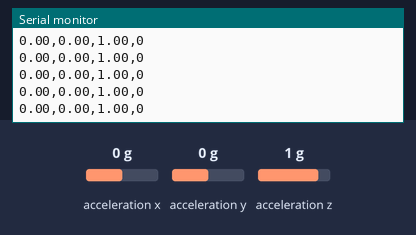
Simulated run of this sketch. Board: Arduino Nano 33 IoT. Shown: the last lines printed to the serial monitor. The test bench sets the inputs (shaded band); at power-on: acceleration x 0 g, acceleration y 0 g, acceleration z 1 g.

Above: at 1.2 s.
1.3 s: acceleration x set to -1.4 g
At 1.35 s:
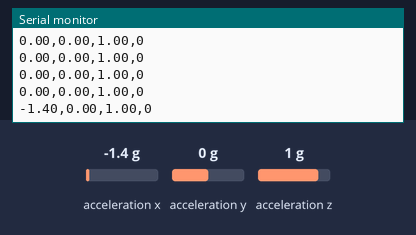
2.8 s: acceleration y set to -1.4 g
At 2.84 s:
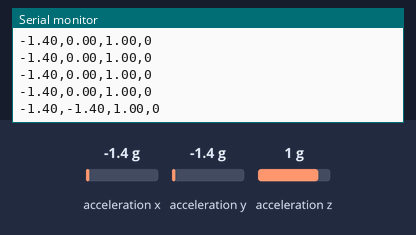
4.3 s: acceleration z set to -1.4 g
At 4.34 s:
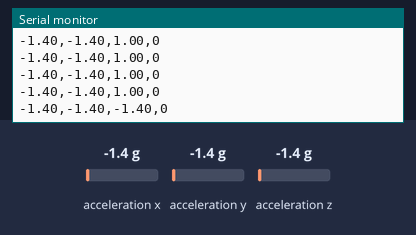

The sketch:

crash.ino
```cpp
#include <Arduino_LSM6DS3.h>
const float CRASH_THRESHOLD = 0.8; // g, low for testing
const unsigned long CRASH_DURATION = 1000; // keep crash HIGH for 1 second
unsigned long crashStartTime = 0;
int crash = 0;
void setup() {
  Serial.begin(115200);
  while (!Serial);
  if (!IMU.begin()) {
    Serial.println("Failed to initialize IMU!");
    while (1);
  }
  Serial.println("Arduino Crash Detection Started");
}
void loop() {
  float ax, ay, az;
  if (IMU.accelerationAvailable()) {
    IMU.readAcceleration(ax, ay, az);
    float g = sqrt(ax*ax + ay*ay + az*az)/9.81;

    // Detect crash
    if (g > CRASH_THRESHOLD) {
      crash = 1;
      crashStartTime = millis();
    }
    // Keep crash HIGH for CRASH_DURATION
    if (crash == 1 && (millis() - crashStartTime > CRASH_DURATION)) {
      crash = 0;
    }
    // Send data to Python
    Serial.print(ax); Serial.print(",");
    Serial.print(ay); Serial.print(",");
    Serial.print(az); Serial.print(",");
    Serial.println(crash);
    delay(50); // faster update
  }
}
```

Measured:
- after the input at 1.3 s, the serial monitor: prints a new line at once (image 1)
- after the input at 2.8 s, the serial monitor: prints a new line at once (image 2)
- after the input at 4.3 s, the serial monitor: prints a new line at once (image 3)
